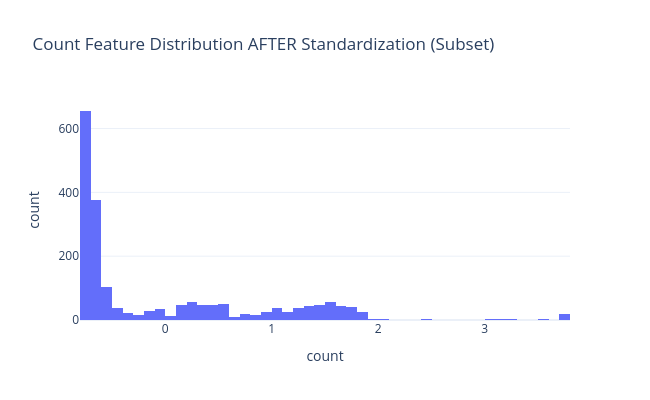

Notebook cell for this chart:
### Markdown cell above
Let's look at the distribution of the same feature after standardization.

### Code cell
# Distribution after scaling
fig_after = px.histogram(
    x_scaled.head(2000),
    x='count',
    title='Count Feature Distribution AFTER Standardization (Subset)',
    labels={'x': 'Standardized z-score'},
    nbins=50
)
fig_after.update_layout(width=650, height=400)
fig_after.show()

### Figure 1 — Plotly figure (JSON) as saved in the notebook; plotly's stock layout.template omitted (floating-point values rounded to 4 significant figures; data arrays with more than 128 entries replaced by an {"elided": "..."} marker saying what was removed)
{"data": [{"bingroup": "x", "hovertemplate": "count=%{y}<extra></extra>", "legendgroup": "", "marker": {"color": "#636efa", "pattern": {"shape": ""}}, "name": "", "nbinsx": 50, "orientation": "v", "showlegend": false, "type": "histogram", "x": {"elided": "2000 float values"}, "xaxis": "x", "yaxis": "y"}], "layout": {"barmode": "relative", "height": 400, "legend": {"tracegroupgap": 0}, "title": {"text": "Count Feature Distribution AFTER Standardization (Subset)"}, "width": 650, "xaxis": {"anchor": "y", "domain": [0, 1], "title": {"text": "count"}}, "yaxis": {"anchor": "x", "domain": [0, 1], "title": {"text": "count"}}}}
